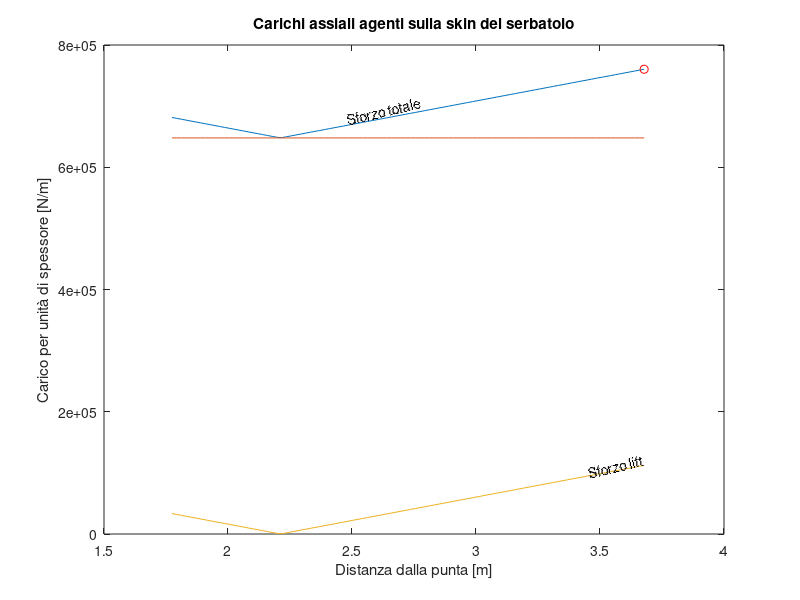

MATLAB code for this plot: (Note: this script raises an error after producing the figure.)
clear 
close all
clc

dist1 = 1.774;                      %   [m] distanza inizio serbatoio da punta del razzo
dist2 = 3.678;                      %   [m] distanza inizio serbatoio da punta del razzo
% dist1 = 0.35;                       %   [m] distanza inizio serbatoio da punta del razzo
% dist2 = 4.072;                      %   [m] distanza inizio serbatoio da punta del razzo

dist = linspace(dist1,dist2,100);       %   [m] distanza della sezione dalla punta del razzo
Ftot = zeros(1,length(dist));           %   inizializzazione vettore carichi
Fmomenti = zeros(1,length(dist));       %   inizializzazione vettore carichi
Fpres = zeros(1,length(dist));          %   inizializzazione vettore carichi

for i = 1:length(dist)
    x = dist(i)-0.35;               %   [m] braccio della forza agente su cp dell'ogiva
    y = 4.072-dist(i);              %   [m] braccio della forza agente su cp delle alette
    M_og = 650*x;                   %   [Nm] Momento della forza agente su cp ogiva
    M_alette = 650*y;               %   [Nm] Momento della forza agente su cp alette
    J = pi*(0.075^4-0.073^4)/4;     %   [m^4] Momento inerzia sezione circolare
    
    thick = 2e-3;                   %   [m] Spessore carbonio serbatoio
    max_y = 0.075;                  %   [m] Massima distanza dal piano neutro

    sigma_max_momenti = abs(max_y/J*(M_og-M_alette));   %   [N/m^2] massima tensione dovuta ai momenti
    % sigma_avg_momenti = sigma_max_momenti/2;          %   [N/m^2] tensione media dovuta ai momenti
    Fmomenti(i) = thick*sigma_max_momenti;              %   [N/m]   Nx
    Area_cil = pi*(0.075^2-0.073^2);                    %   [m^2]   Area sezione circolare
    Fpres(i) = 648000;                                  %   [N/m]
    Ftot(i) = Fmomenti(i)+Fpres(i);          %   [N/m]
    % fprintf('Distanza = %4.3f  [N]\n',dist(i))
    % fprintf('Nmomenti = %4.0f [N/m]\n',Fmomenti)
    % fprintf('Nspinta  = %4.0f   [N/m]\n',Fspinta)
    % fprintf('Ntot     = %4.0f [N/m]\n',Ftot(i))
    % fprintf('----------------------\n')
end

Nfinale = max(Ftot)-Fpres(i);

%%  mega-plot

figure()
plot(dist,Ftot,"DisplayName","Sforzo totale")
hold on
plot(dist(end),Ftot(end),"or")
plot(dist,Fpres,"DisplayName","Sforzo pressione")
plot(dist,Fmomenti,"DisplayName","Sforzo lift")

[~,numero] = min(Fmomenti);
mid = fix(length(Fmomenti)-numero)/2;

pb = pbaspect;
ra = range(xlim)/pb(1);
rb = range(ylim)/pb(2); 
b = Fmomenti(end) - Fmomenti(numero);
a = dist(end)-dist(numero);

theta = rad2deg(atan(  (b/rb) / (a/ra)  ));

h1 = text(dist(end),Fmomenti(end),"Sforzo lift");
set(h1,'Rotation',theta,'VerticalAlignment',"bottom","HorizontalAlignment","right");
h2 = text(dist(mid),Ftot(mid),"Sforzo totale");
set(h2,'Rotation',theta,'VerticalAlignment',"bottom");
title("Carichi assiali agenti sulla skin del serbatoio")
xlabel("Distanza dalla punta [m]")
ylabel("Carico per unità di spessore [N/m]")
xline(dist1,'--k',"LabelHorizontalAlignment","left","Label","testa superiore")
xline(dist2,'--k',{"testa inferiore"})
text(dist(end),Fpres(end),"Sforzo pressione",HorizontalAlignment="right",VerticalAlignment="bottom")
titolino = sprintf("\\underline{%4.0f kN/m}",Ftot(end)/1000);
text(dist(end)-2/100*dist(end),Ftot(end),titolino,HorizontalAlignment="right",Interpreter="latex",Color="r")
hold off
set(gcf,"Color","w")
set(gcf, 'InvertHardcopy', 'off');
set(gcf, 'PaperPositionMode', 'auto')
